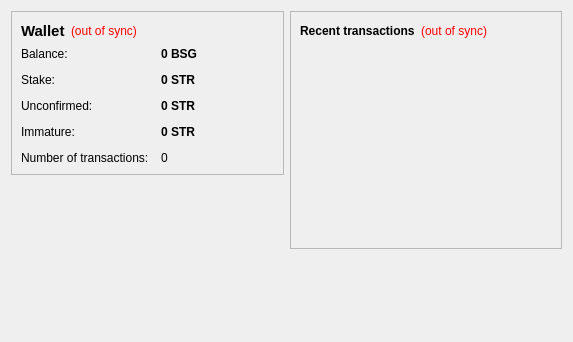
<?xml version="1.0" encoding="UTF-8"?>
<ui version="4.0">
 <class>OverviewPage</class>
 <widget class="QWidget" name="OverviewPage">
  <property name="geometry">
   <rect>
    <x>0</x>
    <y>0</y>
    <width>573</width>
    <height>342</height>
   </rect>
  </property>
  <property name="windowTitle">
   <string>Form</string>
  </property>
  <layout class="QHBoxLayout" name="horizontalLayout" stretch="1,1">
   <item>
    <layout class="QVBoxLayout" name="verticalLayout_2">
     <item>
      <widget class="QFrame" name="frame">
       <property name="frameShape">
        <enum>QFrame::StyledPanel</enum>
       </property>
       <property name="frameShadow">
        <enum>QFrame::Raised</enum>
       </property>
       <layout class="QVBoxLayout" name="verticalLayout_4">
        <item>
         <layout class="QHBoxLayout" name="horizontalLayout_4">
          <item>
           <widget class="QLabel" name="label_5">
            <property name="font">
             <font>
              <pointsize>11</pointsize>
              <weight>75</weight>
              <bold>true</bold>
             </font>
            </property>
            <property name="text">
             <string>Wallet</string>
            </property>
           </widget>
          </item>
          <item>
           <widget class="QLabel" name="labelWalletStatus">
            <property name="toolTip">
             <string>The displayed information may be out of date. Your wallet automatically synchronizes with the BSGCoin network after a connection is established, but this process has not completed yet.</string>
            </property>
            <property name="styleSheet">
             <string notr="true">QLabel { color: red; }</string>
            </property>
            <property name="text">
             <string notr="true">(out of sync)</string>
            </property>
            <property name="alignment">
             <set>Qt::AlignLeading|Qt::AlignLeft|Qt::AlignVCenter</set>
            </property>
           </widget>
          </item>
          <item>
           <spacer name="horizontalSpacer_2">
            <property name="orientation">
             <enum>Qt::Horizontal</enum>
            </property>
            <property name="sizeHint" stdset="0">
             <size>
              <width>40</width>
              <height>20</height>
             </size>
            </property>
           </spacer>
          </item>
         </layout>
        </item>
        <item>
         <layout class="QFormLayout" name="formLayout_2">
          <property name="fieldGrowthPolicy">
           <enum>QFormLayout::AllNonFixedFieldsGrow</enum>
          </property>
          <property name="horizontalSpacing">
           <number>12</number>
          </property>
          <property name="verticalSpacing">
           <number>12</number>
          </property>
          <item row="0" column="0">
           <widget class="QLabel" name="label">
            <property name="text">
             <string>Balance:</string>
            </property>
           </widget>
          </item>
          <item row="0" column="1">
           <widget class="QLabel" name="labelBalance">
            <property name="font">
             <font>
              <weight>75</weight>
              <bold>true</bold>
             </font>
            </property>
            <property name="cursor">
             <cursorShape>IBeamCursor</cursorShape>
            </property>
            <property name="toolTip">
             <string>Your current balance</string>
            </property>
            <property name="text">
             <string notr="true">0 BSG</string>
            </property>
            <property name="textInteractionFlags">
             <set>Qt::LinksAccessibleByMouse|Qt::TextSelectableByKeyboard|Qt::TextSelectableByMouse</set>
            </property>
           </widget>
          </item>
          <item row="1" column="0">
           <widget class="QLabel" name="label_6">
            <property name="text">
             <string>Stake:</string>
            </property>
           </widget>
          </item>
          <item row="1" column="1">
           <widget class="QLabel" name="labelStake">
            <property name="font">
             <font>
              <weight>75</weight>
              <bold>true</bold>
             </font>
            </property>
            <property name="cursor">
             <cursorShape>IBeamCursor</cursorShape>
            </property>
            <property name="toolTip">
             <string>Total of coins that was staked, and do not yet count toward the current balance</string>
            </property>
            <property name="text">
             <string notr="true">0 STR</string>
            </property>
            <property name="textInteractionFlags">
             <set>Qt::LinksAccessibleByMouse|Qt::TextSelectableByKeyboard|Qt::TextSelectableByMouse</set>
            </property>
           </widget>
          </item>
          <item row="2" column="0">
           <widget class="QLabel" name="label_3">
            <property name="text">
             <string>Unconfirmed:</string>
            </property>
           </widget>
          </item>
          <item row="2" column="1">
           <widget class="QLabel" name="labelUnconfirmed">
            <property name="font">
             <font>
              <weight>75</weight>
              <bold>true</bold>
             </font>
            </property>
            <property name="cursor">
             <cursorShape>IBeamCursor</cursorShape>
            </property>
            <property name="toolTip">
             <string>Total of transactions that have yet to be confirmed, and do not yet count toward the current balance</string>
            </property>
            <property name="text">
             <string notr="true">0 STR</string>
            </property>
            <property name="textInteractionFlags">
             <set>Qt::LinksAccessibleByMouse|Qt::TextSelectableByKeyboard|Qt::TextSelectableByMouse</set>
            </property>
           </widget>
          </item>
          <item row="3" column="0">
           <widget class="QLabel" name="labelImmatureText">
            <property name="text">
             <string>Immature:</string>
            </property>
           </widget>
          </item>
          <item row="3" column="1">
           <widget class="QLabel" name="labelImmature">
            <property name="font">
             <font>
              <weight>75</weight>
              <bold>true</bold>
             </font>
            </property>
            <property name="toolTip">
             <string>Mined balance that has not yet matured</string>
            </property>
            <property name="text">
             <string notr="true">0 STR</string>
            </property>
            <property name="textInteractionFlags">
             <set>Qt::LinksAccessibleByMouse|Qt::TextSelectableByKeyboard|Qt::TextSelectableByMouse</set>
            </property>
           </widget>
          </item>
          <item row="4" column="0">
           <widget class="QLabel" name="label_2">
            <property name="text">
             <string>Number of transactions:</string>
            </property>
           </widget>
          </item>
          <item row="4" column="1">
           <widget class="QLabel" name="labelNumTransactions">
            <property name="toolTip">
             <string>Total number of transactions in wallet</string>
            </property>
            <property name="text">
             <string notr="true">0</string>
            </property>
           </widget>
          </item>
         </layout>
        </item>
       </layout>
      </widget>
     </item>
     <item>
      <spacer name="verticalSpacer">
       <property name="orientation">
        <enum>Qt::Vertical</enum>
       </property>
       <property name="sizeHint" stdset="0">
        <size>
         <width>20</width>
         <height>40</height>
        </size>
       </property>
      </spacer>
     </item>
    </layout>
   </item>
   <item>
    <layout class="QVBoxLayout" name="verticalLayout_3">
     <item>
      <widget class="QFrame" name="frame_2">
       <property name="frameShape">
        <enum>QFrame::StyledPanel</enum>
       </property>
       <property name="frameShadow">
        <enum>QFrame::Raised</enum>
       </property>
       <layout class="QVBoxLayout" name="verticalLayout">
        <item>
         <layout class="QHBoxLayout" name="horizontalLayout_2">
          <item>
           <widget class="QLabel" name="label_4">
            <property name="text">
             <string>&lt;b&gt;Recent transactions&lt;/b&gt;</string>
            </property>
           </widget>
          </item>
          <item>
           <widget class="QLabel" name="labelTransactionsStatus">
            <property name="toolTip">
             <string>The displayed information may be out of date. Your wallet automatically synchronizes with the BSGCoin network after a connection is established, but this process has not completed yet.</string>
            </property>
            <property name="styleSheet">
             <string notr="true">QLabel { color: red; }</string>
            </property>
            <property name="text">
             <string notr="true">(out of sync)</string>
            </property>
            <property name="alignment">
             <set>Qt::AlignRight|Qt::AlignTrailing|Qt::AlignVCenter</set>
            </property>
           </widget>
          </item>
          <item>
           <spacer name="horizontalSpacer">
            <property name="orientation">
             <enum>Qt::Horizontal</enum>
            </property>
            <property name="sizeHint" stdset="0">
             <size>
              <width>40</width>
              <height>20</height>
             </size>
            </property>
           </spacer>
          </item>
         </layout>
        </item>
        <item>
         <widget class="QListView" name="listTransactions">
          <property name="styleSheet">
           <string notr="true">QListView { background: transparent; }</string>
          </property>
          <property name="frameShape">
           <enum>QFrame::NoFrame</enum>
          </property>
          <property name="verticalScrollBarPolicy">
           <enum>Qt::ScrollBarAlwaysOff</enum>
          </property>
          <property name="horizontalScrollBarPolicy">
           <enum>Qt::ScrollBarAlwaysOff</enum>
          </property>
          <property name="selectionMode">
           <enum>QAbstractItemView::NoSelection</enum>
          </property>
         </widget>
        </item>
       </layout>
      </widget>
     </item>
     <item>
      <spacer name="verticalSpacer_2">
       <property name="orientation">
        <enum>Qt::Vertical</enum>
       </property>
       <property name="sizeHint" stdset="0">
        <size>
         <width>20</width>
         <height>40</height>
        </size>
       </property>
      </spacer>
     </item>
    </layout>
   </item>
  </layout>
 </widget>
 <resources/>
 <connections/>
</ui>
